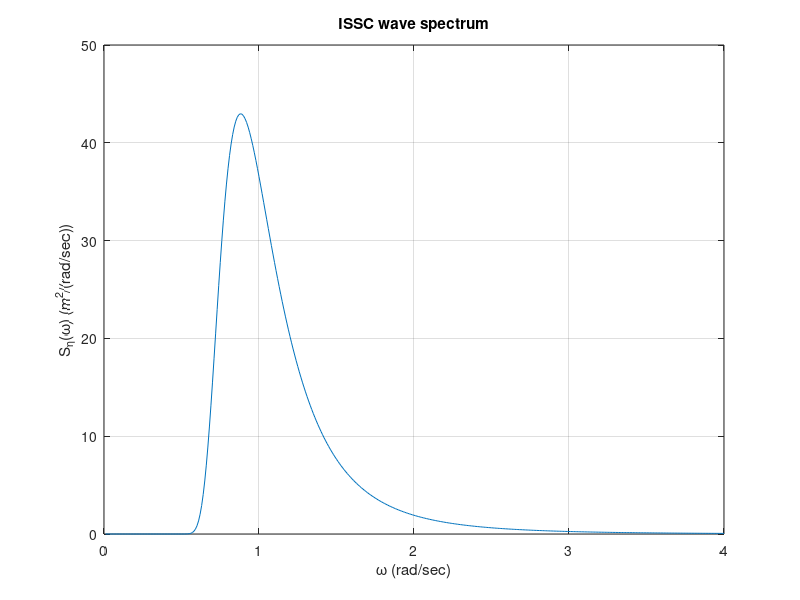

Source code (MATLAB): (Note: this script raises an error after producing the figure.)
%% Initialize
clear ; clc ; close all ;

%% Given for ISSC wave spectrum
% Conditions to represent the wave spectrum
angularFrequencyMax = 4 ;

% Variables to represent to the wave energy spectrum
periodAvegrage = 10 ; 
waveSignificantHeight = 6 ;
A = (173 * waveSignificantHeight^2) / (periodAvegrage^2) ; 
B = 691 / (waveSignificantHeight^4) ;
angularFrequency = 0:0.01:angularFrequencyMax ;

% Wave energy spectrum formula
waveEnergySpectrum = (A ./ angularFrequency.^5) .* exp(-B ./ angularFrequency.^5) ;

% Visualization of the wave energy spectrum
figure(1) ;
plot(angularFrequency, waveEnergySpectrum) ;
title('ISSC wave spectrum') ;
xlabel('\omega (rad/sec)') ; ylabel('S_{\eta}(\omega) (m^{2}/(rad/sec))') ;
grid on ;

%% Wave elevation time series according to discrete angular frequncy
% It Needs 
%  1. discrete angular wave frequency
%  2. discrete wave energy spectrum according to discrete angular wave frequecy
%  3. angular frequency interval
%  4. time step to represent the wave elevation in time series
%  5. random phase anlge according to discrete angular frequency

% the number of bins to devide the angular frequency domain for discrete anular frequnecy
numBins = 50 ;      

% 1. discrete angular wave frequency
angularFrequencyDiscrete = linspace(0, angularFrequencyMax, numBins) ;

% 2. discrete wave energy spectrum
waveEnergySpectrumDiscrete = interp1(angularFrequency, waveEnergySpectrum, angularFrequencyDiscrete) ;

% 3. Angular frequency interval
angularFreqeuncyInterval = angularFrequencyMax / numBins ;

% 4. Random phase angle according to discrete angular frequency
phaseAngleRandSeed = 1 ;
rng(phaseAngleRandSeed) ;
randomPhaseAngle = rand(1, numBins) * (2*pi) ;

% Wave elevation according to discrete angular frequncdy
% waveElevation across row: anglularFrequencyIndex, across column: timeStep
timeStep = 0:0.01:30 ;
for angularFrequencyIndex = 1:length(angularFrequencyDiscrete)
    waveElevation(:, angularFrequencyIndex) =...
        sqrt(2 * waveEnergySpectrumDiscrete(angularFrequencyIndex) * angularFreqeuncyInterval)...
        * cos(angularFrequencyDiscrete(angularFrequencyIndex) * timeStep...
        + randomPhaseAngle(angularFrequencyIndex)) ;
end

% Visualization of the wave elevation accordingto discrete angular wave frequncy
figure(2) ;
suptitle('Time singal of wave elevation for all discrete angular frequency')
NumSubplotColumn = 5 ;
for angularFrequencyIndex = 1:numBins

    subplot(numBins / NumSubplotColumn, NumSubplotColumn, angularFrequencyIndex) ;
    plot(timeStep, waveElevation(:, angularFrequencyIndex)) ;
    angularFrequencyIndexStr = num2str(angularFrequencyIndex) ;
    title(['\omega_', angularFrequencyIndexStr]) ;
    grid on ;
    
end
